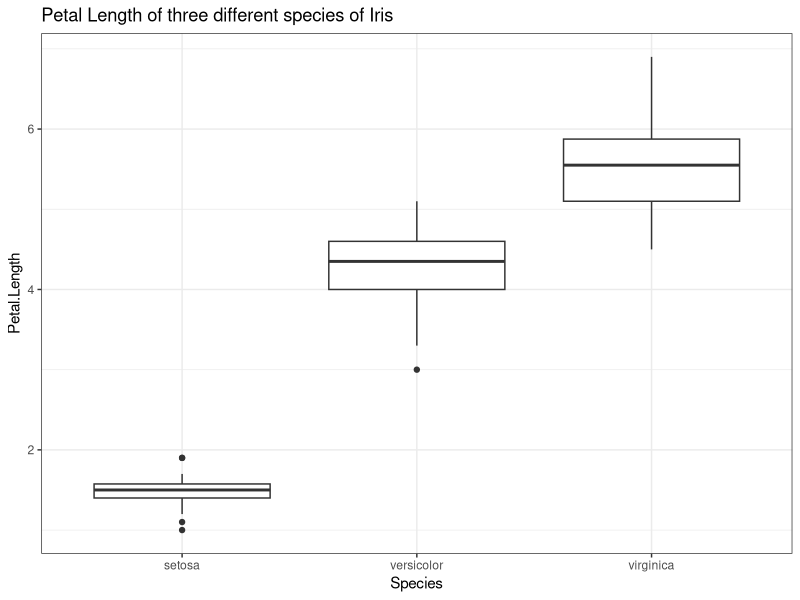
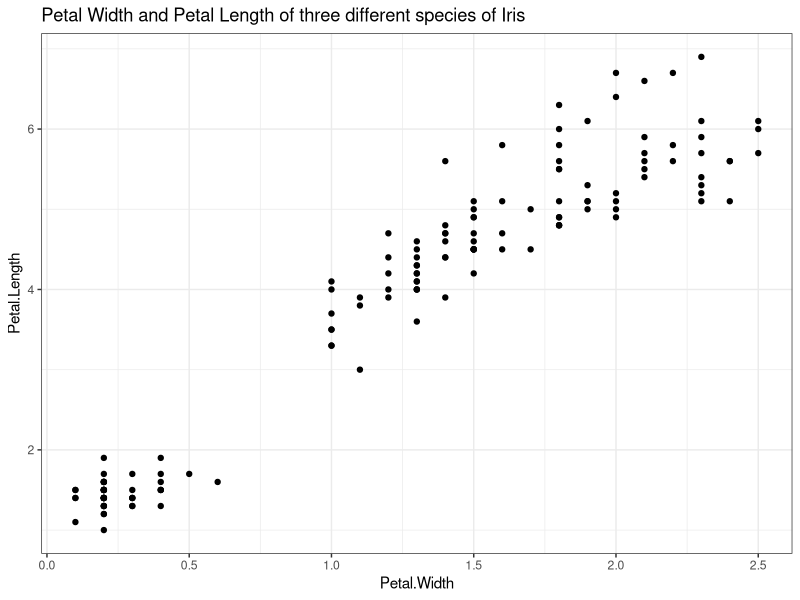
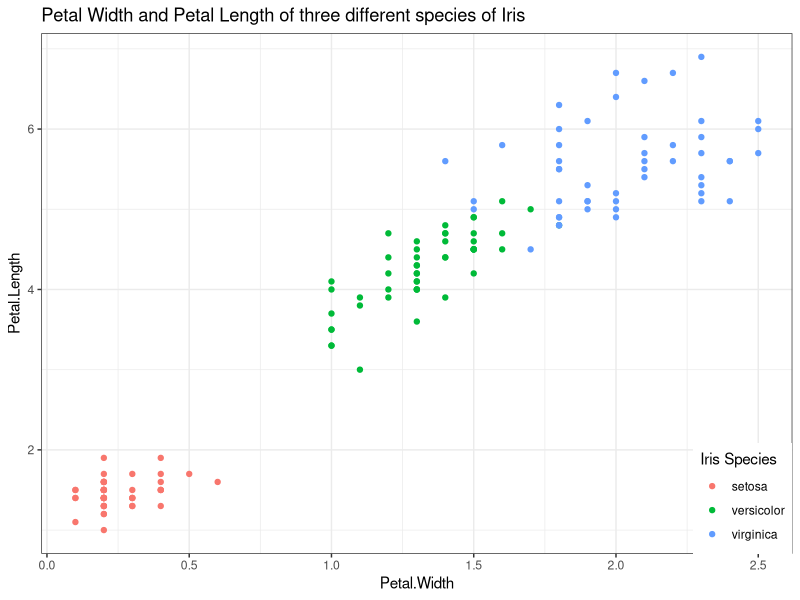
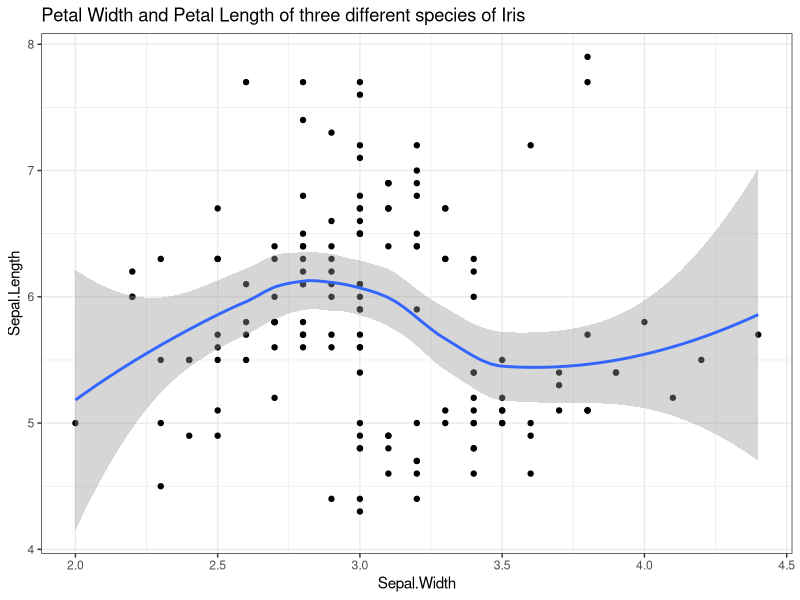
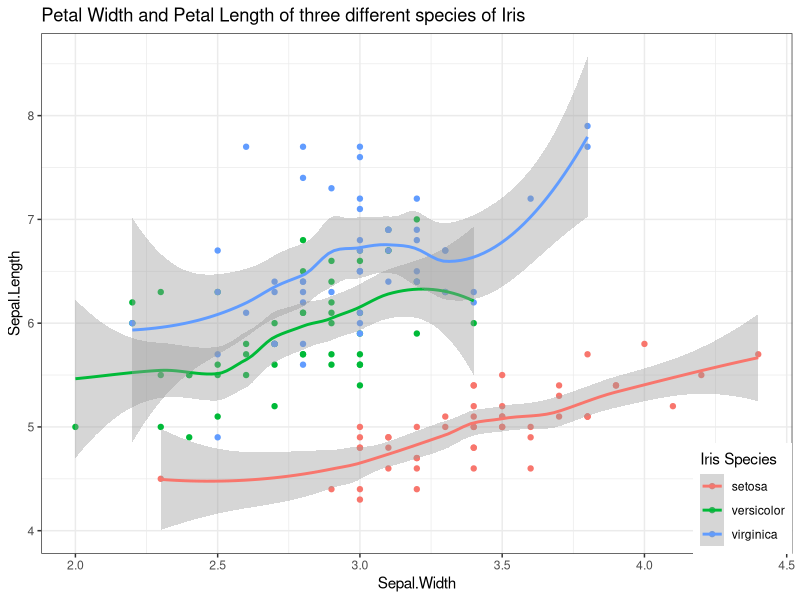

Here is the R script that generated these plots, in order:
## ---- chunk 1
knitr::opts_chunk$set(echo = TRUE, message = FALSE, warning = FALSE, cache = TRUE, cache.lazy=TRUE, tidy.opts=list(width.cutoff=90),tidy=TRUE, fig.height=4, fig.width = 12)
options(digits=2, width = 90)
## ---- chunk 2

## ---- chunk 3
# function to load packages and install them if they haven't been installed yet
install.load.package <- function(x) {
  if (!require(x, character.only = TRUE))
    install.packages(x)
  require(x, character.only = TRUE)
}
# packages to load/install if necessary
package_vec <- c("ggplot2", "datasets")
# applying function install.load.package to all packages specified in package_vec
sapply(package_vec, install.load.package)
## ---- chunk 4
data("iris")
## ---- chunk 5
str(iris)
## ---- chunk 6
ggplot(iris, # the data set
       aes(x=Species, y=Petal.Length) # aesthetics
       ) + geom_boxplot() + # this is the end of the bare minimum plot
  theme_bw() + labs(title="Petal Length of three different species of Iris")
## ---- chunk 7
ggplot(iris, # the data set
       aes(x=Petal.Width, y=Petal.Length) # aesthetics
       ) + geom_point() + # this is the end of the bare minimum plot
  theme_bw() + labs(title="Petal Width and Petal Length of three different species of Iris")
## ---- chunk 8
ggplot(iris, # the data set
       aes(x=Petal.Width, y=Petal.Length, colour = Species) # aesthetics
       ) + geom_point() + # this is the end of the bare minimum plot
  theme_bw() + labs(title="Petal Width and Petal Length of three different species of Iris") + 
  theme(legend.justification=c(1,0), legend.position=c(1,0)) + # legend inside
  scale_color_discrete(name="Iris Species")  # Change legend title
## ---- chunk 9
ggplot(iris, # the data set
       aes(x=Sepal.Width, y=Sepal.Length) # aesthetics
       ) + geom_point() + geom_smooth() + # this is the end of the bare minimum plot
  theme_bw() + labs(title="Petal Width and Petal Length of three different species of Iris")
## ---- chunk 10
ggplot(iris, # the data set
       aes(x=Sepal.Width, y=Sepal.Length, colour = Species) # aesthetics
       ) + geom_point() + geom_smooth() + # this is the end of the bare minimum plot
  theme_bw() + labs(title="Petal Width and Petal Length of three different species of Iris") + 
  theme(legend.justification=c(1,0), legend.position=c(1,0)) + # legend inside
  scale_color_discrete(name="Iris Species")  # Change legend title
